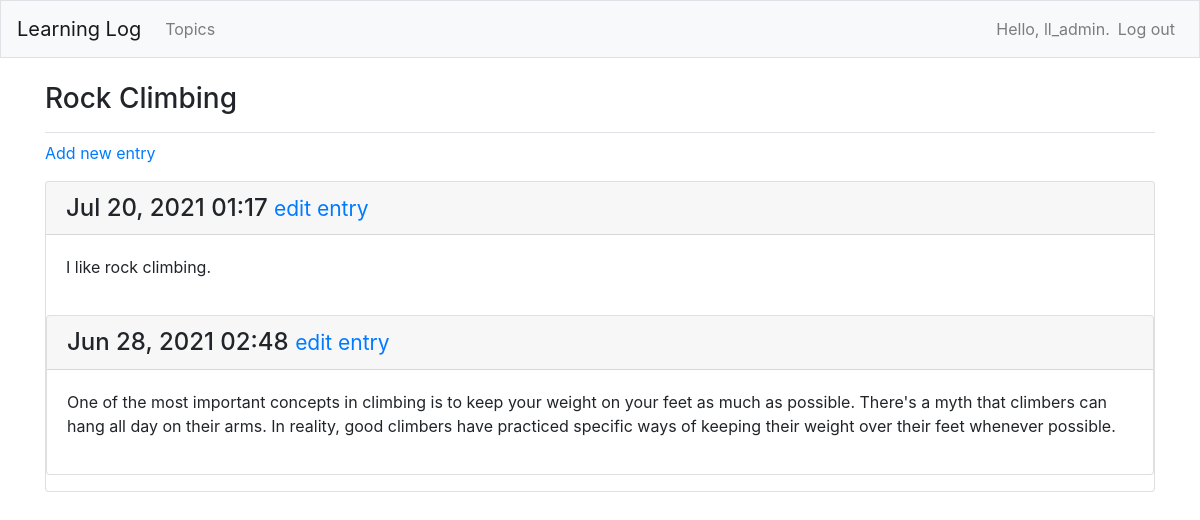
The page /topics/2/ (signed in) on the database its author committed.
### learning_logs/models.py (models this page shows, shortened)
class Topic(models.Model):
    text = models.CharField(max_length=200)
    date_added = models.DateTimeField(auto_now_add=True)
    owner = models.ForeignKey(User, on_delete=models.CASCADE)
    def __str__(self):
        return self.text

class Entry(models.Model):
    topic = models.ForeignKey(Topic, on_delete=models.CASCADE)
    text = models.TextField()
    date_added = models.DateTimeField(auto_now_add=True)
    class Meta:
        verbose_name_plural = 'entries'

### learning_logs/views.py (the view)
# urls.py: path('topics/<int:topic_id>/', views.topic, name='topic'),
@login_required
def topic(request, topic_id):
    topic = get_object_or_404(Topic, id=topic_id)
    if check_topic_owner(topic, request) == False:
        raise Http404
    entries = topic.entry_set.order_by('-date_added')
    context = {'topic': topic, 'entries': entries}
    return render(request, 'learning_logs/topic.html', context)

### learning_logs/views.py (called while the page is built)
def check_topic_owner(topic, request):
    if topic.owner == request.user:
        return True
    else:
        return False

### learning_logs/templates/learning_logs/topic.html
  {% extends 'learning_logs/base.html' %}
  {% block page_header %}
    <h3>{{ topic }}</h3>
  {% endblock page_header %}
  {% block content %}
    <p>
      <a href="{% url 'learning_logs:new_entry' topic.id %}">Add new entry</a>
    </p>
    {% for entry in entries %}
      <div class="card mb-3">
        <h4 class="card-header">
          {{ entry.date_added|date:'M d, Y H:i' }}
          <small><a href="{% url 'learning_logs:edit_entry' entry.id %}">edit entry</a></small>
        </h4>
        <div class="card-body">
          {{ entry.text|linebreaks }}
        </div>
    {% empty %}
      <p>There are no entries for this topic yet.</p>
    {% endfor %}
  {% endblock content %}

### learning_logs/templates/learning_logs/base.html (shortened to what this page needs)
  {% load bootstrap4 %}
  <!doctype html>
  <html lang="en">
  <head>
    {% bootstrap_css %}
  </head>
  <body>
    <nav class="navbar navbar-expand-md navbar-light bg-light mb-4 border">
      <a class="navbar-brand" href="{% url 'learning_logs:index'%}">
          Learning Log</a>
            <div class="collapse navbar-collapse" id="navbarCollapse">
              <ul class="navbar-nav mr-auto">
                <li class="nav-item">
                <a class="nav-link" href="{% url 'learning_logs:topics'%}">Topics</a></li>
              </ul>
              <ul class="navbar-nav ml-auto">
                {% if user.is_authenticated %}
                  <li class="nav-item">
                    <span class="navbar-text">Hello, {{ user.username }}.</span>
                  </li>
                  <li class="nav-item">
                    <a class="nav-link" href="{% url 'users:logout' %}">Log out</a>
                  </li>
                {% else %}
                  <li class="nav-item">
                    <a class="nav-link" href="{% url 'users:register' %}">Register</a>
                  </li>
                  <li class="nav-item">
                    <a class="nav-link" href="{% url 'users:login' %}">Log in</a></li>
                 {% endif %}
               </ul>
            </div>
    </nav>
   <main role="main" class="container">
     <div class="pb-2 mb-2 border-bottom">
       {% block page_header %}{% endblock page_header %}
     </div>
     <div>
       {% block content %}{% endblock content %}
     </div>
   </main>
  </body>
  </html>

### rows shown on the page
Topic: text "Rock Climbing"
Entry: date_added "Jul 20, 2021 01:17", text "I like rock climbing."
Entry: date_added "Jun 28, 2021 02:48", text "One of the most important concepts in climbing is to keep your weight on your feet as much as possible. There's a myth that climbers can hang all day on their arms. In reality, good climbers have practiced specific ways of keeping their weight over their feet whenever possible."

### other values the page prints
{{ user.username }} "ll_admin"
